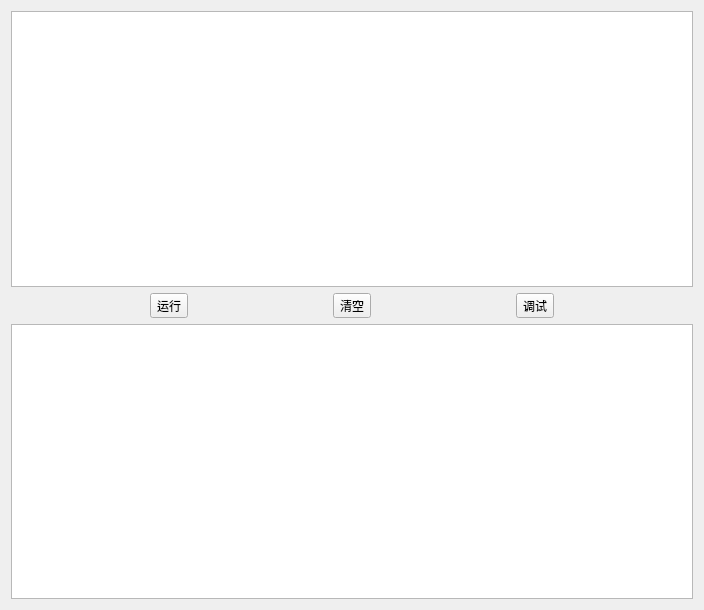
<?xml version="1.0" encoding="UTF-8"?>
<ui version="4.0">
 <class>rs::QtV8GUI</class>
 <widget class="QWidget" name="rs::QtV8GUI">
  <property name="geometry">
   <rect>
    <x>0</x>
    <y>0</y>
    <width>704</width>
    <height>610</height>
   </rect>
  </property>
  <property name="windowTitle">
   <string>QtV8GUI</string>
  </property>
  <layout class="QGridLayout" name="gridLayout">
   <item row="0" column="0">
    <widget class="QTextEdit" name="textEdit_code"/>
   </item>
   <item row="1" column="0">
    <layout class="QHBoxLayout" name="horizontalLayout">
     <item>
      <widget class="QToolButton" name="toolButton_run">
       <property name="text">
        <string>运行</string>
       </property>
      </widget>
     </item>
     <item>
      <widget class="QToolButton" name="toolButton_clean">
       <property name="text">
        <string>清空</string>
       </property>
      </widget>
     </item>
     <item>
      <widget class="QToolButton" name="toolButton_debug">
       <property name="text">
        <string>调试</string>
       </property>
      </widget>
     </item>
    </layout>
   </item>
   <item row="2" column="0">
    <widget class="QTextBrowser" name="textBrowser_log"/>
   </item>
  </layout>
 </widget>
 <resources/>
 <connections/>
</ui>
